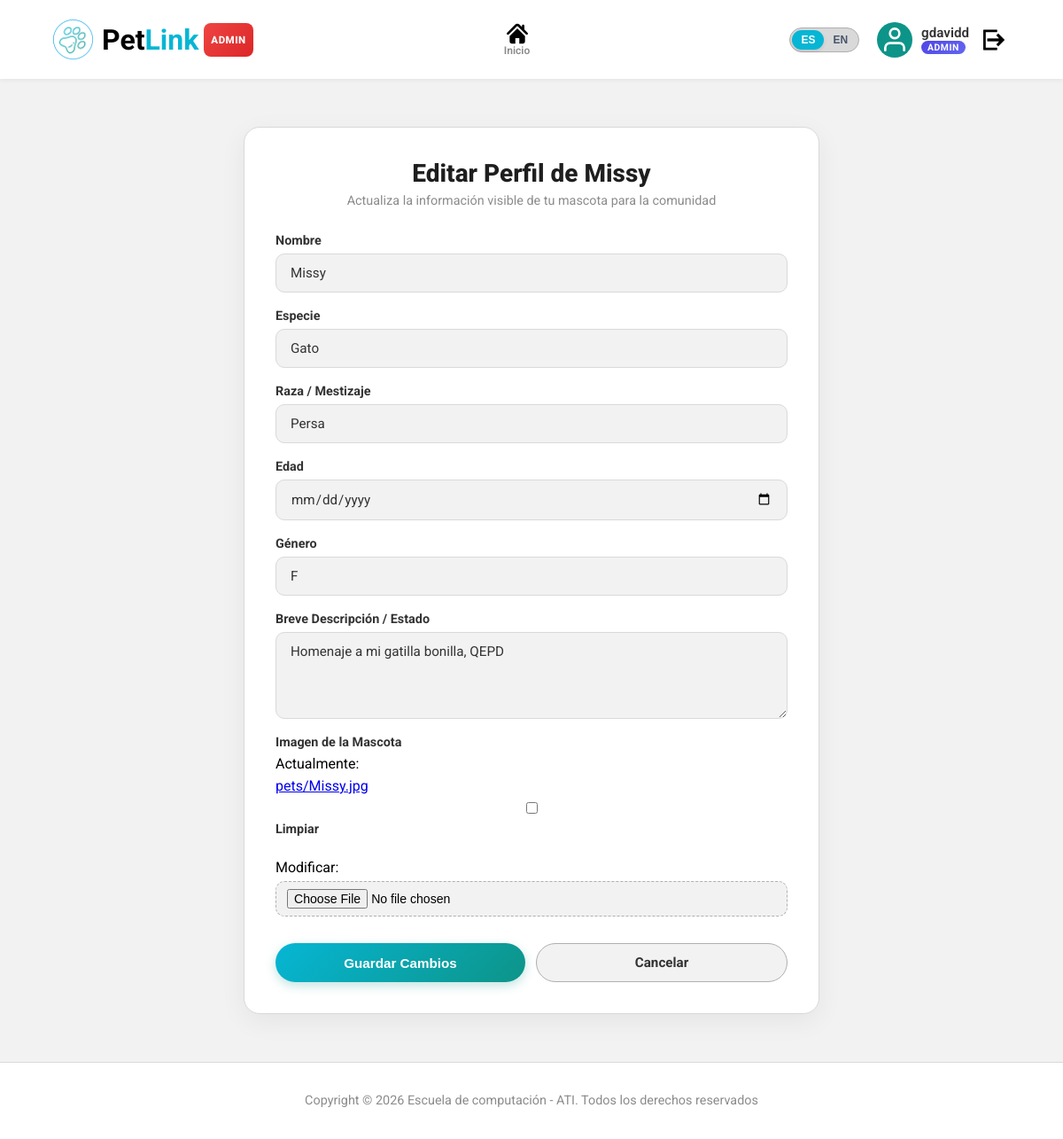
Page /pet/2/edit/ (signed in) on the committed database.
### app/models.py (models this page shows, shortened)
class CustomUser(AbstractUser):
    class Meta:
        verbose_name = _('Usuario')
        verbose_name_plural = _('Usuarios')

class CustomPet(models.Model):
    name = models.CharField(max_length=100, verbose_name=_('Nombre'))
    species = models.CharField(max_length=50, verbose_name=_('Especie'))
    breed = models.CharField(max_length=50, verbose_name=_('Raza / Mestizaje'), blank=True)
    birth_date = models.DateField(verbose_name=_('Edad'), null=True, blank=True)
    gender = models.CharField(max_length=10, verbose_name=_('Género'), blank=True)
    description = models.TextField(verbose_name=_('Breve Descripción / Estado'), blank=True)
    image = models.ImageField(upload_to='pets/', null=True, blank=True, verbose_name=_('Imagen de la Mascota'))
    owner = models.ForeignKey(
        CustomUser,
        on_delete=models.CASCADE,
        related_name='pets',
        verbose_name=_('Propietario')
    )
    registration_date = models.DateTimeField(auto_now_add=True, verbose_name=_('Fecha de Registro'))
    class Meta:
        verbose_name = _('Mascota')
        verbose_name_plural = _('Mascotas')
        ordering = ['name']

### app/views.py (the view, shortened to what this page needs)
# urls.py: path('pet/<int:pk>/edit/', PetProfileUpdateView.as_view(), name='pet_profile_edit'),
class PetProfileUpdateView(LoginRequiredMixin, View):
    template_name = 'pet_profile_edit.html'
    def get(self, request, pk, *args, **kwargs):
        pet = get_object_or_404(CustomPet, pk=pk)
        if pet.owner != request.user and not (request.user.is_staff or request.user.is_superuser):
            messages.error(request, _("No tienes permiso para editar el perfil de esta mascota."))
            return redirect('pet_profile', pk=pet.pk)
        pet_form = CustomPetForm(instance=pet)
        context = {
            'pet': pet,
            'pet_form': pet_form,
            'title': f"Editar {pet.name} - PetLink",
        }
        return render(request, self.template_name, context)

### app/forms.py
class CustomPetForm(forms.ModelForm):
    class Meta:
        model = CustomPet
        fields = ['name', 'species', 'breed', 'birth_date', 'gender', 'description', 'image']
        widgets = {
            'name': forms.TextInput(attrs={'class': 'form-control', 'placeholder': _('Nombre de la mascota')}),
            'species': forms.TextInput(attrs={'class': 'form-control', 'placeholder': _('Ej. Perro, Gato')}),
            'breed': forms.TextInput(attrs={'class': 'form-control', 'placeholder': _('Ej. Mestizo, Poodle')}),
            'birth_date': forms.DateInput(attrs={'class': 'form-control', 'type': 'date'}),
            'gender': forms.TextInput(attrs={'class': 'form-control', 'placeholder': _('Macho / Hembra')}),
            'description': forms.Textarea(attrs={'class': 'form-control', 'rows': 4, 'placeholder': _('Descripción...')}),
            'image': forms.ClearableFileInput(attrs={'class': 'form-control-file'}),
        }

### app/templates/pet_profile_edit.html (shortened to what this page needs)
{% extends 'base.html' %}
{% load static %}
{% load i18n %}
{% block content %}
<div class="edit-pet-container">
    <div class="edit-pet-card">
        <div class="edit-pet-header">
            <h2>{% translate "Editar Perfil de" %} {{ pet.name }}</h2>
            <p>{% translate "Actualiza la información visible de tu mascota para la comunidad" %}</p>
        </div>
        <form method="post" enctype="multipart/form-data" class="edit-pet-form">
            {% for field in pet_form %}
            <div class="edit-form-group">
                <label for="{{ field.id_for_label }}">{{ field.label }}</label>
                {{ field }}
            </div>
            {% endfor %}
            <div class="edit-pet-actions">
                <button type="submit" class="btn-save-pet">
                    {% translate "Guardar Cambios" %}
                </button>
                <a href="{% url 'pet_profile' pet.pk %}" class="btn-cancel-pet">
                    {% translate "Cancelar" %}
                </a>
            </div>
        </form>
    </div>
</div>
{% endblock %}

### app/templates/base.html (shortened to what this page needs)
{% load static %}
{% load i18n %}
<!DOCTYPE html>
<html lang="{{ LANGUAGE_CODE|default:'es' }}">
<head>
    <link rel="stylesheet" href="{% static 'css/style.css' %}">
</head>
<body>
    <header class="header-main">
        {% block header %}
        {% if user.is_staff or user.is_superuser %}
        <a href="{% url 'reports' %}" class="logo-container" aria-label="{% translate 'Ir a Inicio de Administrador' %}">
            <img class="logo" src="{% static 'img/logoConFondo.png' %}" alt="Logo de PetLink">
            <h1 class="titulo">Pet<span class="titulo2">Link</span> <span class="admin-title-badge">Admin</span></h1>
        </a>
        <nav class="nav-desktop desktop-only">
            <a href="{% url 'reports' %}" class="nav-item {% if active_tab == 'reports' %}active{% endif %}">
                <img class="nav-img" src="{% static 'img/home.svg' %}" alt="{% translate 'Inicio' %}">
                <span>{% translate "Inicio" %}</span>
            </a>
        </nav>
        {% endif %}
        <div class="user-profile desktop-only">
            <form action="{% url 'set_language' %}" method="post" class="lang-switch-form">
                <div class="lang-switch-btn-group">
                    {% get_current_language as CURRENT_LANG %}
                    <button type="submit" name="language" value="es" class="lang-btn {% if CURRENT_LANG == 'es' %}active{% endif %}" title="Español">ES</button>
                    <button type="submit" name="language" value="en" class="lang-btn {% if CURRENT_LANG == 'en' %}active{% endif %}" title="English">EN</button>
                </div>
            </form>
            {% if user.is_authenticated %}
            <a href="{% url 'profile' %}" class="user-profile-anchor" title="{% translate 'Ver mi perfil' %}">
                <div id="circuloIconoUsuario">
                    <img src="{% static 'img/userIcon.svg' %}" id="iconoUsuario" alt="{% translate 'Usuario' %}">
                </div>
                <div class="user-name-wrapper">
                    <p class="user-display-name">{{ user.first_name|default:user.username }}</p>
                    {% if user.is_staff or user.is_superuser %}
                    <span class="admin-pill-tag">Admin</span>
                    {% endif %}
                </div>
            </a>
            <form action="{% url 'logout' %}" method="post" style="display:inline;">
                <button type="submit" class="btn-logout-icon" title="{% translate 'Cerrar sesión' %}" aria-label="{% translate 'Cerrar sesión' %}"><img
                        class="nav-img" src="{% static 'img/cerrarSesion.png' %}" alt="{% translate 'Salir' %}"></button>
            </form>
            {% else %}
            <div class="auth-buttons-header">
                <a href="{% url 'login' %}" class="btn-header-login">{% translate "Iniciar Sesión" %}</a>
                <a href="{% url 'register' %}" class="btn-header-register">{% translate "Registro" %}</a>
            </div>
            {% endif %}
        </div>
        {% endblock %}
    </header>
                    {% get_current_language as CURRENT_LANG %}
    <main>
        {% block content %}{% endblock %}
    </main>
    <footer>
        {% block footer %}
        <p>{% translate "Copyright &copy; 2026 Escuela de computación - ATI. Todos los derechos reservados" %}</p>
        {% endblock %}
    </footer>
</body>
</html>

### app/static/css/_theme.css (style rules this page uses)
:root { --main-color: #06B6D4; --accent-color: #0D9488; --black: #000; --white: #fff; --grey-50: #f2f2f2; --grey-100: #d9d9d9; --grey-200: #afafaf; --grey-400: #8b8b8b; --grey-800: #333; --grey-950: #1e1e1e; --primary-font: "Roboto", sans-serif; --condensed-font: "Roboto Condensed", sans-serif; --flex-font: "Roboto Flex", sans-serif; }

### app/static/css/layout.css (style rules this page uses)
body { font-family: var(--primary-font); margin: 0; background-color: var(--grey-50); display: flex; flex-direction: column; min-height: 100vh; }
main { flex: 1; padding: 2% 5%; }
.header-main { background-color: var(--white); display: flex; justify-content: space-between; align-items: center; padding: 1% 5%; box-shadow: 0 2px 5px rgba(0, 0, 0, 0.05); }
.logo-container { display: flex; align-items: center; text-decoration: none; gap: 10px; }
.logo { height: 45px; width: auto; }
.titulo { color: var(--black); font-size: 2rem; font-weight: 700; margin: 0; display: flex; }
.titulo2 { color: var(--main-color); }
.nav-desktop { display: flex; gap: 25px; }
nav { display: flex; justify-content: space-around; align-items: center; height: 65px; }
.nav-item { display: flex; flex-direction: column; align-items: center; justify-content: center; text-decoration: none; color: var(--grey-400); font-size: 0.75rem; font-weight: 600; transition: color 0.3s; width: 100%; }
.nav-img { max-width: 2vw; max-height: auto; }
.user-profile { display: flex; align-items: center; gap: 10px; font-weight: 500; }
.user-profile-anchor { display: flex; align-items: center; gap: 10px; text-decoration: none; color: var(--grey-800); }
#circuloIconoUsuario { display: flex; justify-content: center; align-items: center; width: 40px; height: 40px; background-color: var(--accent-color); border-radius: 50%; }
#iconoUsuario { width: 60%; height: auto; }
.user-name-wrapper { display: flex; flex-direction: column; }
.user-display-name { margin: 0; font-weight: 600; font-size: 0.95rem; }
footer { background-color: var(--white); font-size: 0.9rem; text-align: center; color: var(--grey-400); padding: 20px; border-top: 1px solid var(--grey-100); margin-top: auto; }

### app/static/css/components.css (style rules this page uses)
.btn-logout-icon { background: none; border: none; cursor: pointer; padding: 6px; border-radius: 8px; transition: background-color 0.2s; display: flex; align-items: center; }
.lang-switch-form { display: inline-flex; align-items: center; margin: 0 10px; }
.lang-switch-btn-group { display: inline-flex; background: var(--grey-100, #f1f5f9); border-radius: 20px; padding: 2px; border: 1px solid var(--grey-200, #e2e8f0); }
.lang-btn { border: none; background: transparent; padding: 4px 10px; border-radius: 16px; font-size: 0.75rem; font-weight: 700; cursor: pointer; color: var(--grey-600, #475569); transition: all 0.2s ease; }
.lang-btn.active { background: var(--main-color, #06b6d4); color: #ffffff; box-shadow: 0 2px 4px rgba(0, 0, 0, 0.1); }
.admin-pill-tag { background: linear-gradient(135deg, #4F46E5, #6366F1); color: var(--white); font-size: 0.65rem; font-weight: 700; padding: 1px 7px; border-radius: 10px; text-transform: uppercase; letter-spacing: 0.5px; align-self: flex-start; }
.admin-title-badge { background: linear-gradient(135deg, #ef4444, #dc2626); color: var(--white); font-size: 0.72rem; font-weight: 800; padding: 12px 8px; border-radius: 8px; text-transform: uppercase; letter-spacing: 0.5px; vertical-align: middle; margin-left: 6px; }

### rows in the picture
CustomUser: first_name "gdavidd"
CustomPet: name "Missy", pet_form "Missy" "Gato" "Persa" "F" "Homenaje a mi gatilla bonilla, QEPD"

### other values in the picture
{{ field.label }} "Nombre" "Especie" "Raza / Mestizaje" "Edad" "Género" "Breve Descripción / Estado" "Imagen de la Mascota"
